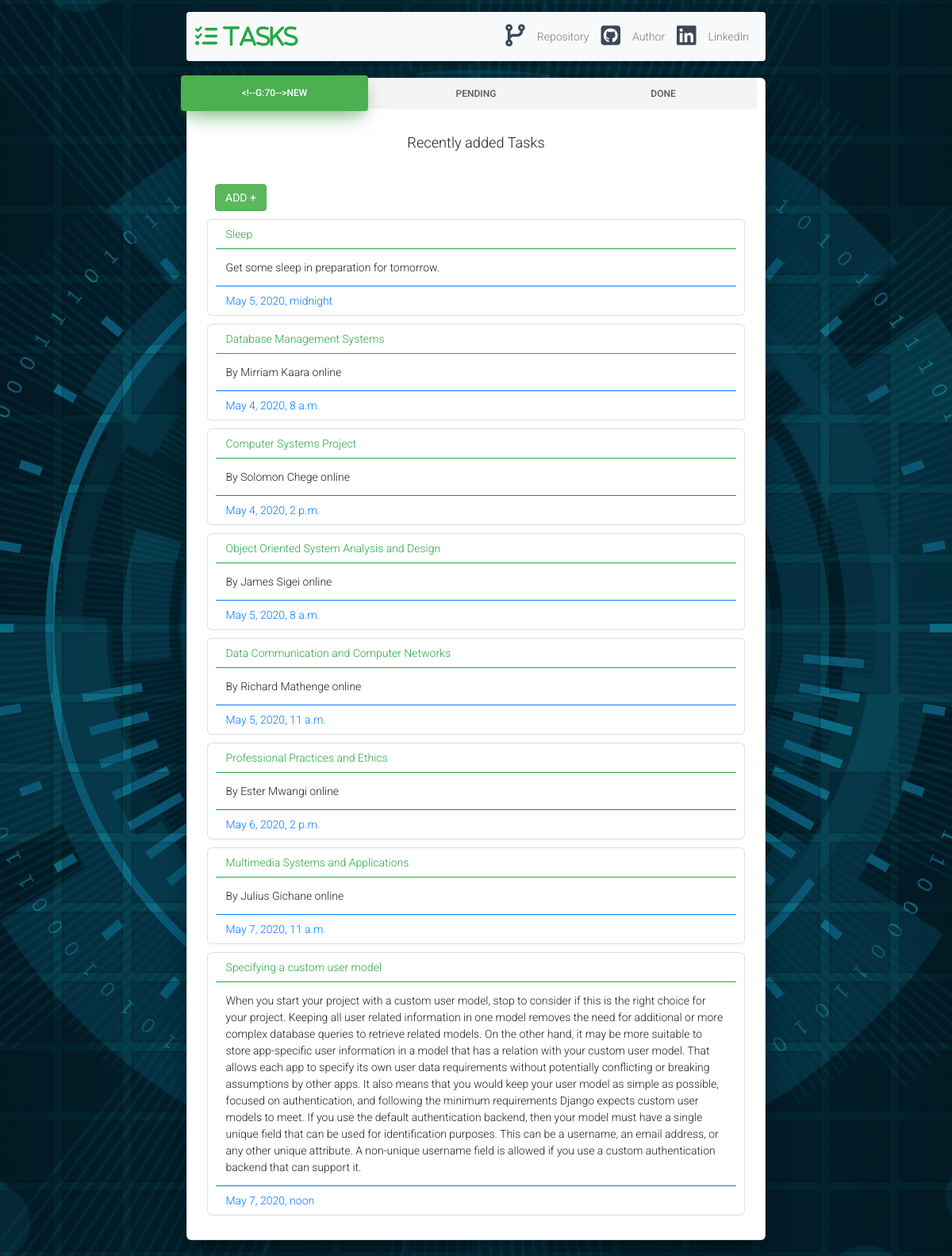
/tasks/, run on an earlier commit of the app's database.
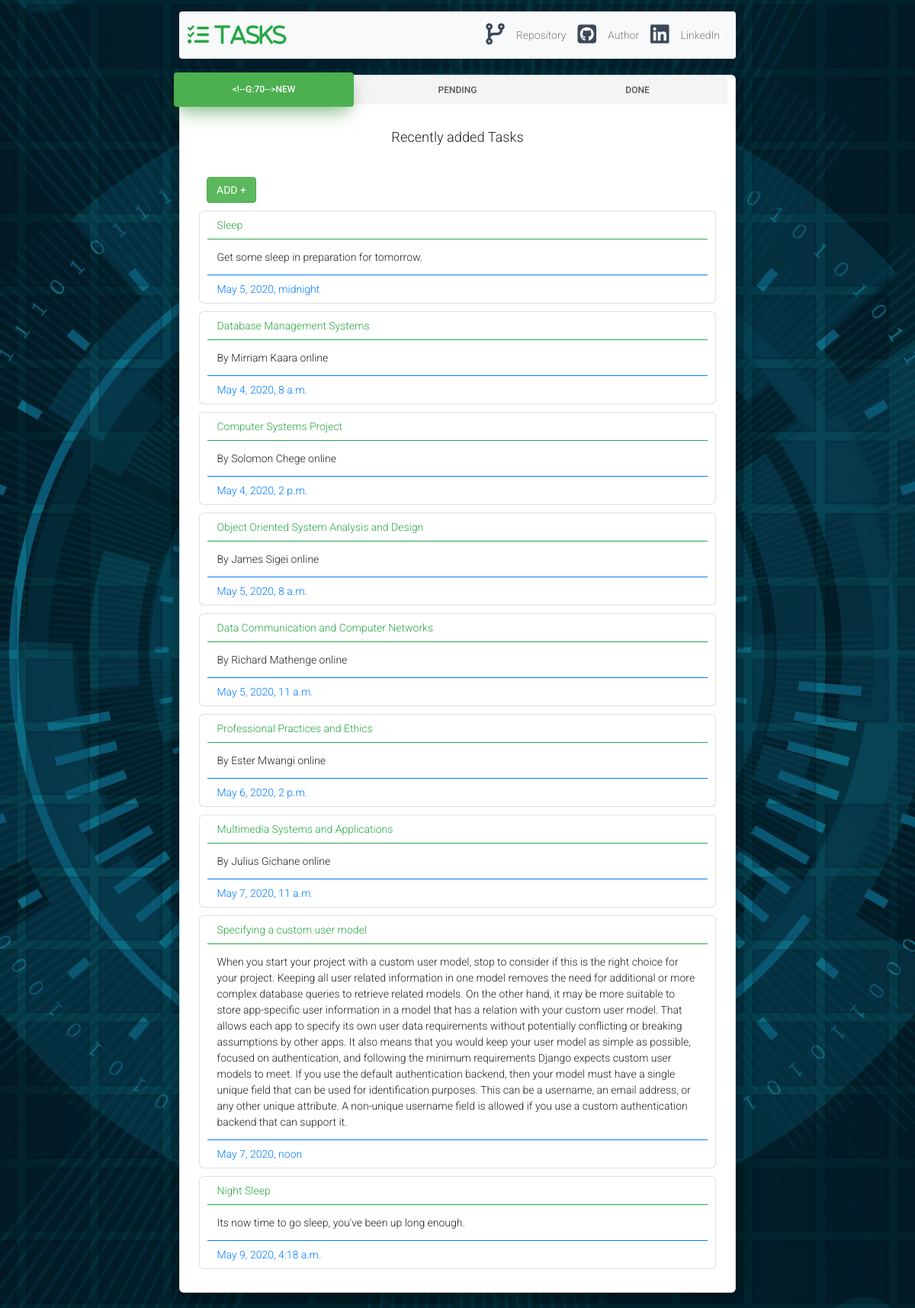
And on a later commit of the database.
### tasks/models.py (models this page shows)
class Tasks(models.Model):
    date = models.DateTimeField(auto_now=False, null = False)
    subject = models.CharField(max_length = 200)
    description = models.CharField(max_length = 2000)

### tasks/views.py (the view)
# urls.py: path('', views.summary_view),
def summary_view(request):
    tasks = Tasks.objects.all()
    return render(request, 'index.html', {'tasks': tasks})

### tasks/templates/index.html
{% extends 'base.html' %}
{% block content %}
{% for task in tasks %}
    <div class="card mb-3">
        <div class="card-header bg-transparent border-success text-success">{{task.subject}}</div>
        <div class="card-body">
            <p class="card-text">{{task.description}}</p>
        </div>
        <div class="card-footer bg-transparent border-primary text-primary">{{task.date}}</div>
    </div>
{% endfor %}
{% endblock %}

### templates/base.html (shortened to what this page needs)
<!DOCTYPE html>
<html lang="en">
<head>
    {% load static %}
    <link rel="stylesheet" href="https://maxcdn.bootstrapcdn.com/font-awesome/latest/css/font-awesome.min.css" />
    <link rel="stylesheet" href="https://stackpath.bootstrapcdn.com/bootstrap/4.4.1/css/bootstrap.min.css"
>
    <link href="{% static '/css/bootstrap.min.css' %}" rel="stylesheet" />
    <link href="{% static '/css/material-bootstrap-wizard.css' %}" rel="stylesheet" />
    <link href="{% static '/css/style.css' %}" rel="stylesheet" />
</head>
<body>
    <div class="image-container set-full-height" style="background-image: url('/static/img/cyber.jpg')">
        <div class="container">
            <div class="row">
                <div class="col-sm-8 col-sm-offset-2">
                    <div class="wizard-container">
                        <nav class="navbar navbar-expand navbar-light bg-light">
                            <a href="#" class="fas fa-tasks fa-2x text-success" style="text-decoration: none;"> TASKS</a>
                            <ul class="navbar-nav ml-auto" style="float: right;">
                                <li class="nav-item" style="padding-top: 10px;" >
                                    <i class="fas fa-code-branch fa-2x"></i>
                                </li>
                                <li class="nav-item">
                                    <a href="https://github.com/timothy-wangwe/Toilet-Paper-Calculator"
                                        class="nav-link">Repository</a>
                                </li>
                                <li class="nav-item">
                                    <i class="fab fa-github-square fa-2x" style="padding-top: 10px;"></i>
                                </li>
                                <li class="nav-item">
                                    <a href="https://github.com/timothy-wangwe" class="nav-link">Author</a>
                                </li>
                                <li class="nav-item" style="padding-top: 10px;">
                                    <i class="fab fa-linkedin fa-2x"></i>
                                </li>
                                <li class="nav-item">
                                    <a href="https://www.linkedin.com/in/timothy-wangwe" class="nav-link">LinkedIn</a>
                                </li>
                            </ul>
                        </nav>
                    </div>
                    <div class="wizard-container-fluid" style="padding-top: 1px !important;">
                        <div class="card wizard-card" data-color="green" id="wizard">
                            <div class="wizard-navigation">
                                <ul>
                                    <li><a href="#details" data-toggle="tab">New</a></li>
                                    <li><a href="#captain" data-toggle="tab">Pending</a></li>
                                    <li><a href="#description" data-toggle="tab">Done</a></li>
                                </ul>
                            </div>
                            <div class="tab-content">
                                <div class="tab-pane" id="details">
                                    <div class="row">
                                        <div class="col-sm-12">
                                            <h4 class="info-text"> Recently added Tasks</h4>
                                        </div>
                                    </div>
                                    <form action="" method="post" style="padding: 10px;">
                                        <input type="button" class="btn btn-success" value="Add +" onclick="new_task(event, 'new-task');" id="add">
                                    </form>
                                    {% block content %}
                                    {% endblock %}
                                </div>
                            </div>
                        </div>
                    </div>
                </div>
            </div>
        </div>
    </div>
</body>
</html>

### static/css/style.css (style rules this page uses)
.nav-item { padding: 0px 5px; }
.navbar-nav { vertical-align:middle !important; }

What changed in the data, as far as the page shows it:
added Tasks: subject "Night Sleep", description "Its now time to go sleep, you've been up long enough.", date "May 9, 2020, 4:18 a.m."
